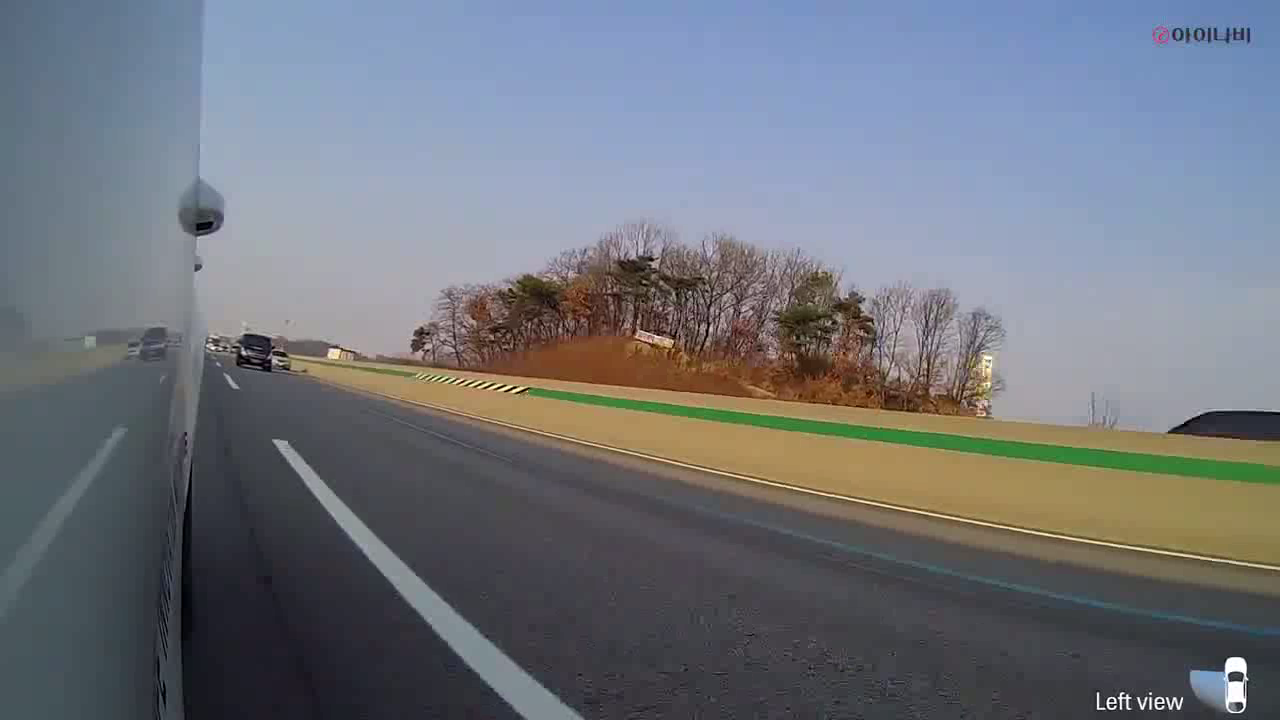
#> input picture frame 24 of left_lane.mkv, 1280 x 720 px
$ jupyter execute TestLineDetection.ipynb
#> lines starting #> are read from the running program, lines starting #| are printed output that depends on the picture; after the words box and inside, x2 and y2 are one past the last pixel; in counts of white or black regions, pixels touching at a corner belong together
[cell 1]
import cv2
import numpy as np
import math
from sklearn.linear_model import RANSACRegressor


class LaneDetection:
    def __init__(self):
        pass

    # [9 lines left out: function drawLines, not called in this run]

    def preprocess_image(self, inpImage):
        # Apply HLS color filtering to filter out white lane lines
        hls = cv2.cvtColor(inpImage, cv2.COLOR_BGR2HLS)
        lower_white = np.array([130, 100, 10])
        upper_white = np.array([255, 255, 255])
        mask = cv2.inRange(inpImage, lower_white, upper_white)
        hls_result = cv2.bitwise_and(inpImage, inpImage, mask = mask)

        # Convert image to grayscale, apply threshold, blur & extract edges
        gray = cv2.cvtColor(hls_result, cv2.COLOR_BGR2GRAY)
        ret, thresh = cv2.threshold(gray, 120, 255, cv2.THRESH_BINARY)
        blur = cv2.GaussianBlur(thresh,(5, 5), 11)
        equalized_image = cv2.equalizeHist(blur)
        canny = cv2.Canny(equalized_image, 40, 60)
        return canny


    # Depending on the camera angle, modify vertices
    def region_of_interest(self, img):
        mask = np.zeros_like(img)
        imshape=img.shape
        vertices = np.array([[(200,imshape[0]),(200, imshape[0]//3), (imshape[1], imshape[0]//4*3), (imshape[1],imshape[0])]], dtype=np.int32)
        cv2.fillPoly(mask, vertices, 255)
        masked_image = cv2.bitwise_and(img, mask)
        return masked_image


    def extend_line(self, x1, y1, x2, y2, length):
        # Compose a vector for the line segment
        vx = x2 - x1
        vy = y2 - y1

        # Normalize vector
        mag = np.sqrt(vx**2 + vy**2)
        vx = vx / mag
        vy = vy / mag

        # Extend lines
        nx1 = int(x1 - vx * length)
        ny1 = int(y1 - vy * length)
        nx2 = int(x2 + vx * length)
        ny2 = int(y2 + vy * length)

        return nx1, ny1, nx2, ny2


    # Depending on the camera angle; adjust the angle
    def detect_lines_with_hough_transform(self, edges):
        lines = cv2.HoughLinesP(edges, 1, np.pi/180, threshold=30, minLineLength=10, maxLineGap=50)

        extended_close_lines = []  # list for lines with 50-70 degree
        extended_far_lines = []    # list for lines with 10-25 degree

        if lines is not None:
            for line in lines:
                for x1, y1, x2, y2 in line:
                    # degree -> radian
                    angle = np.arctan2(y2 - y1, x2 - x1) * 180.0 / np.pi

                    if angle < 0:
                        angle += 180
                    if 50 <= angle <= 70:
                        x1, y1, x2, y2 = self.extend_line(x1, y1, x2, y2, length=1000) # 원하는 길이로 연장
                        extended_close_lines.append([x1, y1, x2, y2])
                    elif 10 <= angle <= 25:
                        x1, y1, x2, y2 = self.extend_line(x1, y1, x2, y2, length=1000) # 원하는 길이로 연장
                        extended_far_lines.append([x1, y1, x2, y2])

            close_lines = np.array(extended_close_lines).reshape((-1,1,4))
            far_lines = np.array(extended_far_lines).reshape((-1,1,4))

        return close_lines, far_lines

    # Calculate the intersection of two line segment clusters
    def find_vanishing_point(self, close_lines_detected, far_lines_detected):
        intersections = []
        for close_line in close_lines_detected:
            for far_line in far_lines_detected:
                x1, y1, x2, y2 = close_line[0]
                x3, y3, x4, y4 = far_line[0]

                # Intersection
                denominator = ((x1 - x2) * (y3 - y4) - (y1 - y2) * (x3 - x4) + 1e-6)
                px = ((x1 * y2 - y1 * x2) * (x3 - x4) - (x1 - x2) * (x3 * y4 - y3 * x4)) / denominator
                py = ((x1 * y2 - y1 * x2) * (y3 - y4) - (y1 - y2) * (x3 * y4 - y3 * x4)) / denominator

                # Filtering to prevent unpredictable large values or errors due to the denominator being close to zero
                if not (np.isinf(px) or np.isinf(py)):
                    intersections.append((px, py))

        #  Calculate the most common vanishing point based on the average location of all intersections
        if intersections:
            vp_x, vp_y = np.mean(intersections, axis=0)
            return int(vp_x), int(vp_y)
        else:
            return None

    # Calculate the distance to filter out lines that stray too far from the vanishing point
    def remove_noise_lines(self, lines, vanishing_point, threshold=10):
        valid_lines = []
        for line in lines:
            x1, y1, x2, y2 = line[0]

            distance = np.abs((vanishing_point[0] - x1) * (y2 - y1) - (vanishing_point[1] - y1) * (x2 - x1))
            distance = distance / np.sqrt((y2 - y1)**2 + (x2 - x1)**2)

            # Distance threshold
            if distance <= threshold:
                valid_lines.append(line)

        return np.array(valid_lines)


    # Extract start and end points of segments and convert to point data for RANSAC
    def estimate_lane_with_ransac(self, cleaned_lines):
        points = np.array([(x1, y1) for line in cleaned_lines for x1, y1, x2, y2 in [line[0]]] + \
                          [(x2, y2) for line in cleaned_lines for x1, y1, x2, y2 in [line[0]]])

        X = points[:,0].reshape(-1, 1)  # transform 2D array
        y = points[:,1]

        ransac = RANSACRegressor()
        ransac.fit(X, y)

        # Predict start and end point from the RANSAC model
        line_x = np.array([[np.min(X)], [np.max(X)]])
        line_y_ransac = ransac.predict(line_x)

        return (line_x[0][0], line_y_ransac[0], line_x[1][0], line_y_ransac[1])

class VehicleDetection():
  def __init__(self):
    pass

  # The complement of the image
  def preprocessing(self, img):
    img_enhanced = cv2.equalizeHist(cv2.cvtColor(img, cv2.COLOR_BGR2GRAY))
    img_complement = cv2.bitwise_not(img_enhanced) # the complement of the image
    thresh, img_binary = cv2.threshold(img_complement, 252, 255, cv2.THRESH_BINARY)

    return img_enhanced, img_complement, img_binary

  # Initialize masks, draw lines and fill polygons for lane detection
  def masking(self, img, pts):
    height, width = img.shape[:2]

    # Initialize binary masks with zeros (black image)
    lane_mask = np.zeros((height, width), dtype=np.uint8)

    # Draw the lines for close and far lanes on the binary mask
    cv2.line(lane_mask, pts[0], pts[1], 255, thickness=5)
    cv2.line(lane_mask, pts[0], pts[2], 255, thickness=5)

    cv2.fillPoly(lane_mask, [pts], 255)

    vehicles_binary = cv2.bitwise_and(img, img, mask=lane_mask)

    # Find contours in vehicles_binary which should now only contain vehicles within the lane masks
    contours, _ = cv2.findContours(vehicles_binary, cv2.RETR_EXTERNAL, cv2.CHAIN_APPROX_SIMPLE)


    return contours

  # If the cntr value meets certain conditions, add a red tint to the entire image
  def finding(self, img, contours):
    # Find Maximal Area
    max_area = 0
    max_contour = None
    for contour in contours:
        area = cv2.contourArea(contour)
        if area > max_area:
            max_area = area
            max_contour = contour

    MIN_AREA = 100
    cntr = []
    if max_contour is not None and max_area > MIN_AREA:
        x, y, w, h = cv2.boundingRect(max_contour)
        cntr = [x + w // 2, y + h]
        cv2.rectangle(img, (x, y), (x + w, y + h), (0, 255, 0), 2)
        cv2.circle(img, tuple(cntr), 5, (0, 0, 255), 2)

        # When cntr satisfies a speific condition, an redish image warns a driver.
        if cntr[0] >= 350 and cntr[1] >= 150:
          # Create a red-tinted overlay
          red_tint = np.full(img.shape, (0, 0, 255), dtype=np.uint8)

          # Apply the red tint overlay over the original image with a certain opacity
          opacity = 0.5
          cv2.addWeighted(red_tint, opacity, img, 1 - opacity, 0, img)

[cell 2]
import cv2

# Video input from a file or webcam
video_input_path = '/content/sample_data/left_lane.mkv'
video_output_path = '/content/sample_data/output_video.mp4'

cap = cv2.VideoCapture(video_input_path)

frame_width = int(cap.get(cv2.CAP_PROP_FRAME_WIDTH))
frame_height = int(cap.get(cv2.CAP_PROP_FRAME_HEIGHT))
fps = cap.get(cv2.CAP_PROP_FPS)

# Generate VideoWriter object to save file
fourcc = cv2.VideoWriter_fourcc(*'mp4v')
out = cv2.VideoWriter(video_output_path, fourcc, fps, (frame_width, frame_height))

lane_detector = LaneDetection()
vehicle_detector = VehicleDetection()

prev_far_lines_detected = None
prev_close_lines_detected = None

# Read frames in a loop from the video
while cap.isOpened():
    ret, frame = cap.read()
#> frame is the input picture: shape (720, 1280, 3); mean B, G, R 125.1, 116.7, 112.4

    # 성공적으로 프레임을 읽었다면
    if ret:
        # Preprocessing for lines
        preprocessed_edges = lane_detector.preprocess_image(frame)
#> in preprocess_image, `mask = cv2.inRange(inpImage, lower_white, upper_white)`:
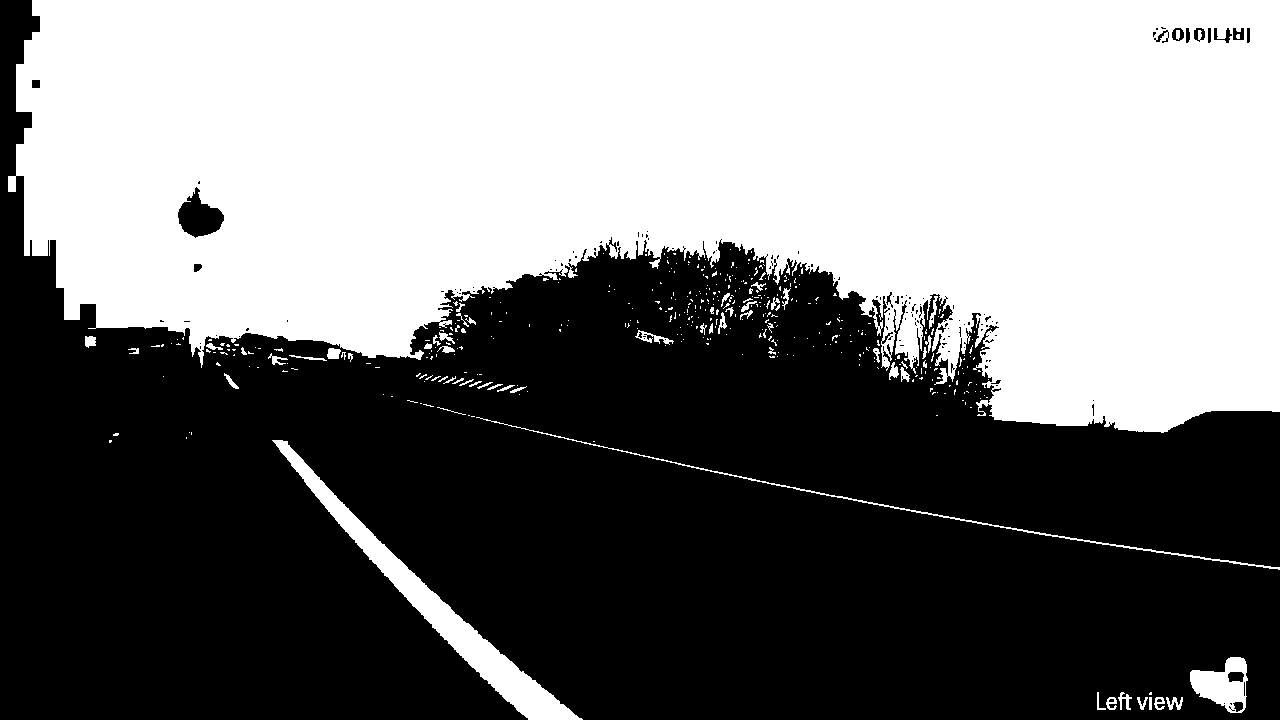
#> mask: shape (720, 1280); 46.7% white; 426 white regions (366 under 20 px), largest, box (x1, y1, x2, y2) and area: (8, 0, 1280, 433) 413824, (272, 440, 583, 720) 9096, (1190, 657, 1248, 713) 1854

        # RoI
        RoI_image = lane_detector.region_of_interest(preprocessed_edges)

        # Hough transform for lines detection
        close_lines_detected, far_lines_detected= lane_detector.detect_lines_with_hough_transform(RoI_image)
#> in detect_lines_with_hough_transform, `lines = cv2.HoughLinesP(edges, 1, np.pi/180, threshold=30, minLineLeng..`: lines = 64 rows, first 6: [816, 490, 1111, 542], [278, 451, 576, 719], [872, 506, 1076, 542], [478, 420, 718, 475], [289, 464, 483, 680], [204, 357, 454, 616]
#> the loop in detect_lines_with_hough_transform, `for line in lines:` made 64 passes
#> line on passes 1, 2, 5, 6, 8, 9, 10, 11: [[816, 490, 1111, 542]], [[278, 451, 576, 719]], [[289, 464, 483, 680]], [[204, 357, 454, 616]], [[328, 513, 433, 629]], [[425, 589, 558, 705]], [[1077, 542, 1279, 571]], [[1047, 532, 1279, 565]]
#> after the loop in detect_lines_with_hough_transform, `for line in lines:`: extended_close_lines = [[-370, -447, 929, 1335]]; extended_far_lines = [[-112, 332, 2060, 715], [-496, 196, 1692, 698], [-495, 191, 1693, 693], [-249, 287, 1893, 703], [282, 265, 2151, 1131], [-267, 283, 1927, 709], [-267, 252, 1758, 697], [-281, 283, 1704, 662]]
#> in detect_lines_with_hough_transform, `close_lines = np.array(extended_close_lines).reshape((-1,1,4))`: close_lines = [[-370, -447, 929, 1335]]
#> in detect_lines_with_hough_transform, `far_lines = np.array(extended_far_lines).reshape((-1,1,4))`: far_lines has the same summary as extended_far_lines
#> close_lines_detected = [[-370, -447, 929, 1335]]; far_lines_detected has the same summary as extended_far_lines in detect_lines_with_hough_transform

        # Use the previous vanishing point and lines if no current vanishing point is found
        vanishing_point = lane_detector.find_vanishing_point(close_lines_detected, far_lines_detected)
#> the loop in find_vanishing_point, `for close_line in close_lines_detected:` made 1 pass
#> after the loop in find_vanishing_point, `for close_line in close_lines_detected:`: intersections = [(243.6, 394.7), (218.2, 359.9), (213.6, 353.6), (233.3, 380.7), (81.19, 172), (232.9, 380.1), (217.1, 358.4), (233.8, 381.3)]
#> in find_vanishing_point, `vp_x, vp_y = np.mean(intersections, axis=0)`: vp_x = 209.2; vp_y = 347.6
#> vanishing_point = (209, 347)

        if vanishing_point is None and prev_vanishing_point is not None:
            vanishing_point = prev_vanishing_point
            far_lines_detected = prev_far_lines_detected
            close_lines_detected = prev_close_lines_detected
            print("Previous vanishing point and lines used.")

        prev_vanishing_point = vanishing_point
#> prev_vanishing_point = (209, 347)
        prev_far_lines_detected = far_lines_detected
#> prev_far_lines_detected has the same summary as extended_far_lines in detect_lines_with_hough_transform
        prev_close_lines_detected = close_lines_detected
#> prev_close_lines_detected = [[-370, -447, 929, 1335]]

        #  Noise removal
        cleaned_close_lines = lane_detector.remove_noise_lines(close_lines_detected, vanishing_point)
#> the loop in remove_noise_lines, `for line in lines:` made 1 pass
#> (x1, y1, x2, y2, distance) on pass 1: (-370, -447, 929, 1335, 0.169)
#> after the loop in remove_noise_lines, `for line in lines:`: valid_lines = [[[-370, -447, 929, 1335]]]
#> cleaned_close_lines = [[-370, -447, 929, 1335]]
        # print(far_lines_detected)
        cleaned_far_lines = lane_detector.remove_noise_lines(far_lines_detected, vanishing_point)
#> the loop in remove_noise_lines (call 2), `for line in lines:` made 8 passes
#> (x1, y1, x2, y2, distance) on passes 1 to 8: (-112, 332, 2060, 715, 40.97), (-496, 196, 1692, 698, 10.48), (-495, 191, 1693, 693, 5.38), (-249, 287, 1893, 703, 28.42), (282, 265, 2151, 1131, 105.1), (-267, 283, 1927, 709, 27.9), (-267, 252, 1758, 697, 9.38), (-281, 283, 1704, 662, 29.03)
#> cleaned_far_lines = [[-495, 191, 1693, 693], [-267, 252, 1758, 697]]

        # Estimation lanes
        try:
          expected_close_lane = lane_detector.estimate_lane_with_ransac(cleaned_close_lines)
#> in estimate_lane_with_ransac, `points = np.array([(x1, y1) for line in cleaned_lines for x1, y1, x2, ..`: points = [[-370, -447], [929, 1335]]
#> in estimate_lane_with_ransac, `X = points[:,0].reshape(-1, 1)`: X = [-370, 929]
#> in estimate_lane_with_ransac, `y = points[:,1]`: y = [-447, 1335]
#> in estimate_lane_with_ransac, `line_x = np.array([[np.min(X)], [np.max(X)]])`: line_x = [-370, 929]
#> in estimate_lane_with_ransac, `line_y_ransac = ransac.predict(line_x)`: line_y_ransac = [-447, 1335]
#> expected_close_lane = (-370, -447, 929, 1335)
        except:
          print(f'cleaned_close_lines {cleaned_close_lines}')
        try:
          expected_far_lane = lane_detector.estimate_lane_with_ransac(cleaned_far_lines)
#> expected_far_lane = (-495, 195.7, 1758, 702.5)
        except:
          print(f'cleaned_far_lines {cleaned_far_lines}')

        # Preprocessing for vehicle
        img_enhanced, img_complement, img_binary = vehicle_detector.preprocessing(frame)
#> in preprocessing, `img_enhanced = cv2.equalizeHist(cv2.cvtColor(img, cv2.COLOR_BGR2GRAY))`:
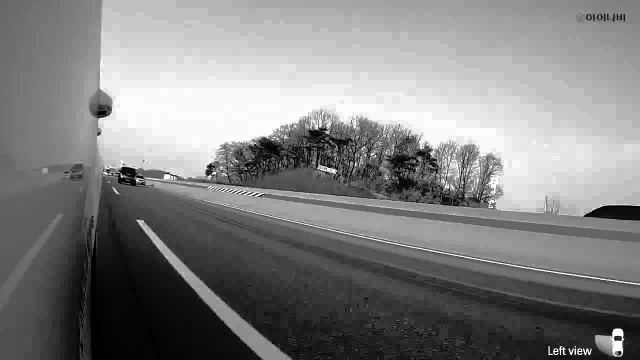
#> img_enhanced: shape (720, 1280) (shown at 1/2 size); min 0, max 255, mean 129.3
#> in preprocessing, `img_complement = cv2.bitwise_not(img_enhanced)`:
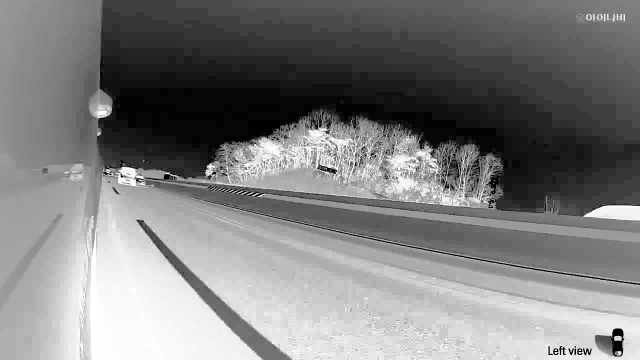
#> img_complement: shape (720, 1280) (shown at 1/2 size); min 0, max 255, mean 125.7

        polypnts = np.array([(int(vanishing_point[0]), int(vanishing_point[1])), (int(expected_close_lane[2]), int(expected_close_lane[3])),
                            (int(expected_far_lane[2]), int(expected_far_lane[3])), (int(vanishing_point[0]-1), int(vanishing_point[1]))], dtype=np.int32)
#> polypnts = [[209, 347], [929, 1335], [1758, 702], [208, 347]]

        # Vehicle detection
        contours = vehicle_detector.masking(img_binary, polypnts)
#> in masking, `vehicles_binary = cv2.bitwise_and(img, img, mask=lane_mask)`:
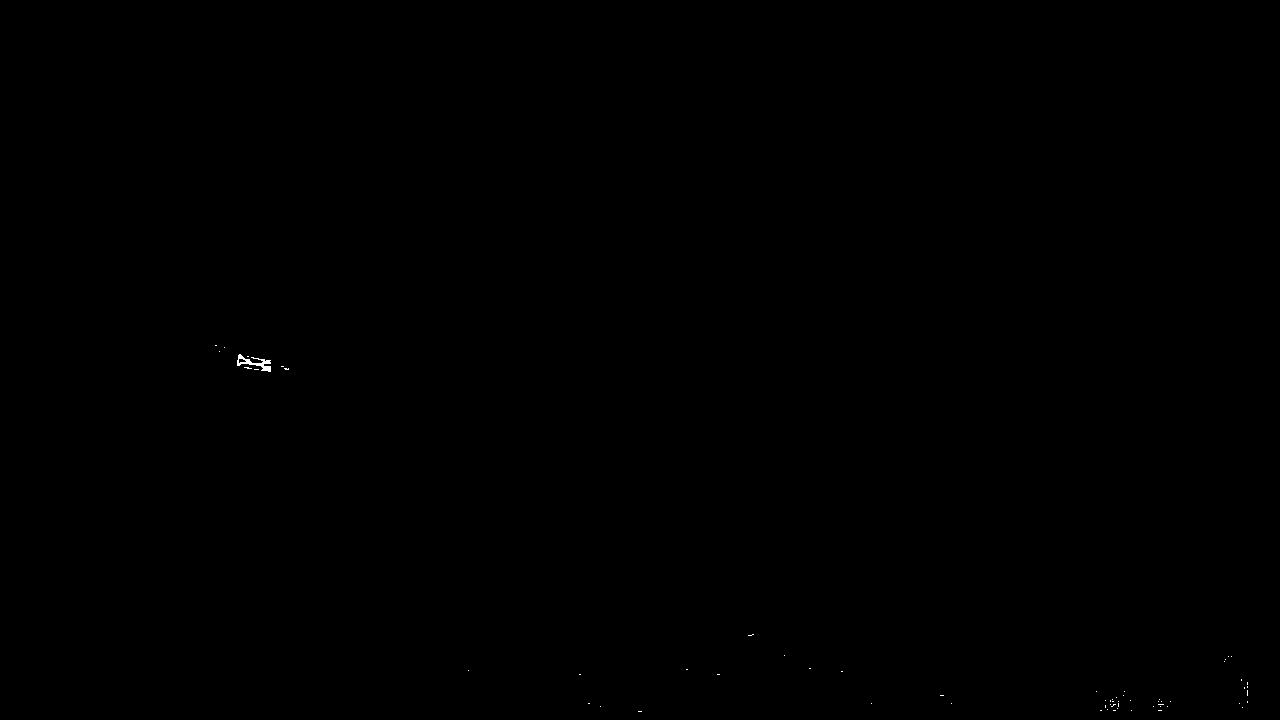
#> vehicles_binary: shape (720, 1280); 0.04% white in thin lines or dots, all inside (x1, y1, x2, y2) = (215, 345, 1248, 712)
#> in masking, `contours, _ = cv2.findContours(vehicles_binary, cv2.RETR_EXTERNAL, cv2..`: contours = 63 contours, 62 with area under 20; largest, box (x1, y1, x2, y2) and area: (237, 354, 271, 372) 167

        # Apply the red tint overlay over the original image with a certain opacity
        vehicle_detector.finding(frame, contours)
#> the loop in finding, `for contour in contours:` made 63 passes
#> (area, max_area) on pass 60: (167, 167)
#> after the loop in finding, `for contour in contours:`: max_area = 167; max_contour = contour of 49 points, box (x1, y1, x2, y2) (237, 354, 271, 372), area 167
#> in finding, `x, y, w, h = cv2.boundingRect(max_contour)`: x = 237; y = 354; w = 34; h = 18
#> in finding, `cntr = [x + w // 2, y + h]`: cntr = [254, 372]

        # Save frame
        out.write(frame)

        if vanishing_point:
            cv2.circle(frame, vanishing_point, 5, (0, 0, 255), 2)
#> frame: shape (720, 1280, 3); mean B, G, R 125, 116.8, 112.4
        else:
            print("Not found vanishing point")

        # [11 lines of commented-out code are left out]
        if cv2.waitKey(1) & 0xFF == ord('q'):
#> (key q is pressed here)
            break
    else:
        break

cap.release()
out.release()
cv2.destroyAllWindows()
